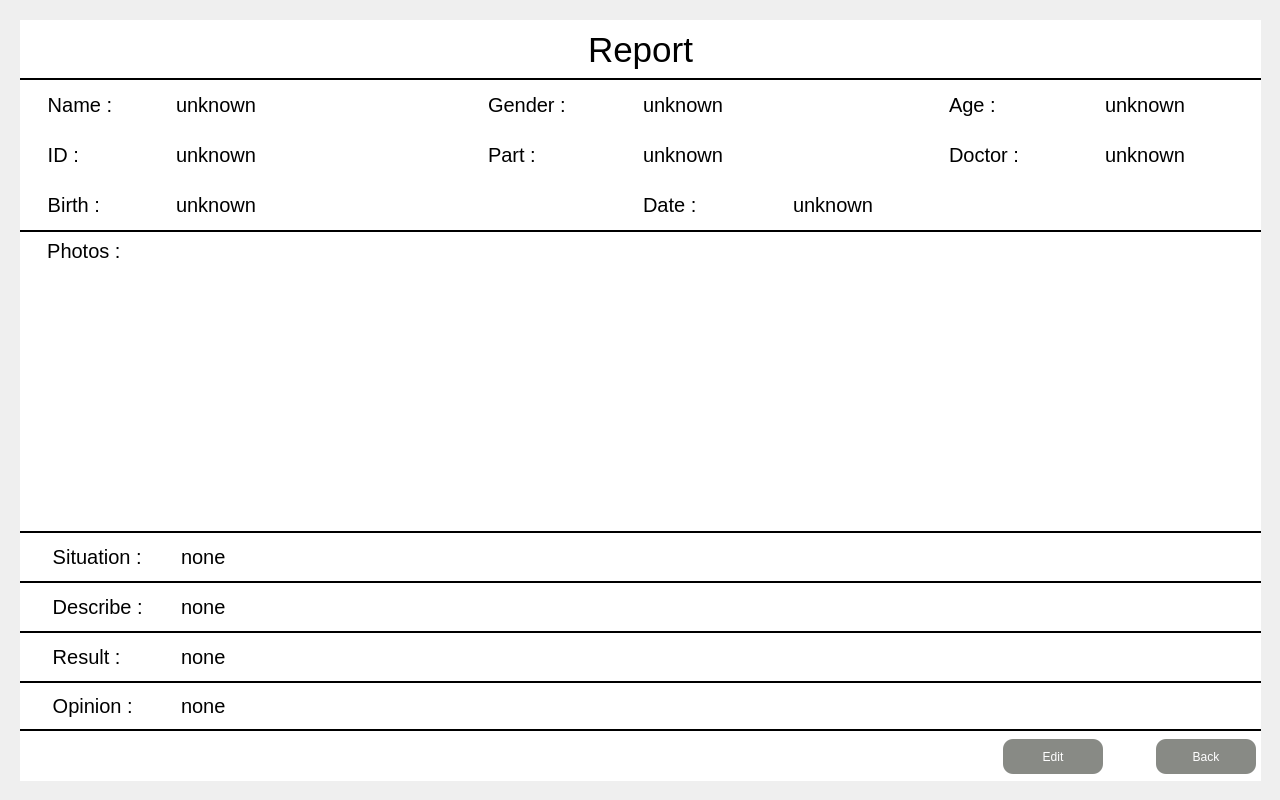
<?xml version="1.0" encoding="UTF-8"?>
<ui version="4.0">
 <class>FullReport</class>
 <widget class="QWidget" name="FullReport">
  <property name="geometry">
   <rect>
    <x>0</x>
    <y>0</y>
    <width>1280</width>
    <height>800</height>
   </rect>
  </property>
  <property name="windowTitle">
   <string>Form</string>
  </property>
  <widget class="QStackedWidget" name="stackedWidget">
   <property name="geometry">
    <rect>
     <x>0</x>
     <y>0</y>
     <width>1280</width>
     <height>800</height>
    </rect>
   </property>
   <property name="styleSheet">
    <string notr="true"/>
   </property>
   <widget class="QWidget" name="page">
    <property name="styleSheet">
     <string notr="true">border-image: url(:/tu/ALL-IN-ONE ICON/BKG.png);</string>
    </property>
    <widget class="QWidget" name="gridLayoutWidget">
     <property name="geometry">
      <rect>
       <x>20</x>
       <y>20</y>
       <width>1241</width>
       <height>761</height>
      </rect>
     </property>
     <layout class="QGridLayout" name="gridLayout">
      <property name="spacing">
       <number>0</number>
      </property>
      <item row="3" column="5" colspan="3">
       <widget class="QLabel" name="Date">
        <property name="minimumSize">
         <size>
          <width>0</width>
          <height>40</height>
         </size>
        </property>
        <property name="font">
         <font>
          <pointsize>15</pointsize>
         </font>
        </property>
        <property name="styleSheet">
         <string notr="true">border-image: none;
qproperty-alignment: 'AlignLeft';
qproperty-alignment: 'AlignVCenter';
background-color: rgb(255, 255, 255);
color: rgb(0, 0, 0);</string>
        </property>
        <property name="text">
         <string>unknown</string>
        </property>
       </widget>
      </item>
      <item row="2" column="4" colspan="2">
       <widget class="QLabel" name="Part">
        <property name="font">
         <font>
          <pointsize>15</pointsize>
         </font>
        </property>
        <property name="styleSheet">
         <string notr="true">border-image: none;
qproperty-alignment: 'AlignLeft';
qproperty-alignment: 'AlignVCenter';
background-color: rgb(255, 255, 255);
color: rgb(0, 0, 0);</string>
        </property>
        <property name="text">
         <string>unknown</string>
        </property>
       </widget>
      </item>
      <item row="11" column="1" colspan="7">
       <widget class="QLabel" name="Opinion">
        <property name="font">
         <font>
          <pointsize>15</pointsize>
         </font>
        </property>
        <property name="styleSheet">
         <string notr="true">border-image: none;
qproperty-alignment: 'AlignLeft';
qproperty-alignment: 'AlignVCenter';
background-color: rgb(255, 255, 255);
color: rgb(0, 0, 0);
border-top: 2px solid black;
border-bottom: 2px solid black;</string>
        </property>
        <property name="text">
         <string>none</string>
        </property>
       </widget>
      </item>
      <item row="6" column="0">
       <widget class="QLabel" name="labelGraphicviewLBKG">
        <property name="styleSheet">
         <string notr="true">background-color: rgb(255, 255, 255);
border-image:none;</string>
        </property>
        <property name="text">
         <string/>
        </property>
       </widget>
      </item>
      <item row="0" column="0" colspan="8">
       <widget class="QLabel" name="ReportTitle">
        <property name="minimumSize">
         <size>
          <width>0</width>
          <height>60</height>
         </size>
        </property>
        <property name="maximumSize">
         <size>
          <width>16777215</width>
          <height>60</height>
         </size>
        </property>
        <property name="font">
         <font>
          <pointsize>26</pointsize>
         </font>
        </property>
        <property name="styleSheet">
         <string notr="true">border-bottom: 2px solid black;
background-color: rgb(255, 255, 255);
color: rgb(0, 0, 0);
border-image: none;</string>
        </property>
        <property name="text">
         <string>Report</string>
        </property>
        <property name="alignment">
         <set>Qt::AlignCenter</set>
        </property>
       </widget>
      </item>
      <item row="13" column="0" colspan="8">
       <widget class="QWidget" name="widget" native="true">
        <property name="minimumSize">
         <size>
          <width>0</width>
          <height>50</height>
         </size>
        </property>
        <property name="styleSheet">
         <string notr="true">border-image: none;
background-color: rgb(255, 255, 255);</string>
        </property>
        <widget class="QWidget" name="layoutWidget">
         <property name="geometry">
          <rect>
           <x>980</x>
           <y>0</y>
           <width>261</width>
           <height>51</height>
          </rect>
         </property>
         <layout class="QHBoxLayout" name="horizontalLayout">
          <property name="spacing">
           <number>50</number>
          </property>
          <item>
           <widget class="QPushButton" name="editBtn">
            <property name="minimumSize">
             <size>
              <width>100</width>
              <height>35</height>
             </size>
            </property>
            <property name="maximumSize">
             <size>
              <width>100</width>
              <height>35</height>
             </size>
            </property>
            <property name="focusPolicy">
             <enum>Qt::NoFocus</enum>
            </property>
            <property name="styleSheet">
             <string notr="true">border:none;
color: rgb(255, 255, 255);
font: 13pt &quot;Ubuntu&quot;;
background-color: rgb(136, 138, 133);
border-radius:10px;</string>
            </property>
            <property name="text">
             <string>Edit</string>
            </property>
            <property name="flat">
             <bool>true</bool>
            </property>
           </widget>
          </item>
          <item>
           <widget class="QPushButton" name="backBtn">
            <property name="minimumSize">
             <size>
              <width>100</width>
              <height>35</height>
             </size>
            </property>
            <property name="maximumSize">
             <size>
              <width>100</width>
              <height>35</height>
             </size>
            </property>
            <property name="focusPolicy">
             <enum>Qt::NoFocus</enum>
            </property>
            <property name="styleSheet">
             <string notr="true">border:none;
color: rgb(255, 255, 255);
font: 13pt &quot;Ubuntu&quot;;
background-color: rgb(136, 138, 133);
border-radius:10px;
</string>
            </property>
            <property name="text">
             <string>Back</string>
            </property>
            <property name="flat">
             <bool>true</bool>
            </property>
           </widget>
          </item>
         </layout>
        </widget>
       </widget>
      </item>
      <item row="1" column="0">
       <widget class="QLabel" name="labelName">
        <property name="minimumSize">
         <size>
          <width>0</width>
          <height>50</height>
         </size>
        </property>
        <property name="font">
         <font>
          <pointsize>15</pointsize>
         </font>
        </property>
        <property name="styleSheet">
         <string notr="true">border-image: none;
qproperty-alignment: 'AlignLeft';
qproperty-alignment: 'AlignVCenter';
background-color: rgb(255, 255, 255);
color: rgb(0, 0, 0);</string>
        </property>
        <property name="text">
         <string>     Name :</string>
        </property>
        <property name="margin">
         <number>0</number>
        </property>
       </widget>
      </item>
      <item row="1" column="6">
       <widget class="QLabel" name="labelAge">
        <property name="minimumSize">
         <size>
          <width>0</width>
          <height>40</height>
         </size>
        </property>
        <property name="font">
         <font>
          <pointsize>15</pointsize>
         </font>
        </property>
        <property name="styleSheet">
         <string notr="true">border-image: none;
qproperty-alignment: 'AlignLeft';
qproperty-alignment: 'AlignVCenter';
background-color: rgb(255, 255, 255);
color: rgb(0, 0, 0);</string>
        </property>
        <property name="text">
         <string>Age :</string>
        </property>
       </widget>
      </item>
      <item row="2" column="0">
       <widget class="QLabel" name="labelID">
        <property name="minimumSize">
         <size>
          <width>0</width>
          <height>50</height>
         </size>
        </property>
        <property name="font">
         <font>
          <pointsize>15</pointsize>
         </font>
        </property>
        <property name="styleSheet">
         <string notr="true">border-image: none;
qproperty-alignment: 'AlignLeft';
qproperty-alignment: 'AlignVCenter';
background-color: rgb(255, 255, 255);
color: rgb(0, 0, 0);</string>
        </property>
        <property name="text">
         <string>     ID :</string>
        </property>
       </widget>
      </item>
      <item row="6" column="1" colspan="6">
       <widget class="DraggableGraphicsView" name="graphicsView">
        <property name="minimumSize">
         <size>
          <width>920</width>
          <height>0</height>
         </size>
        </property>
        <property name="focusPolicy">
         <enum>Qt::NoFocus</enum>
        </property>
        <property name="styleSheet">
         <string notr="true">QGraphicsView {
	border:none;
	border-image:none;
	background-color:rgb(255, 255, 255);
}

QWidget{
	border: none;
	border-image:none;
	background-color:rgb(255, 255, 255);
}

QScrollBar:vertical {
	background-color:rgb(255, 255, 255);
	border:none;
	border-radius:5px;
	width: 10px;
	margin-top:0px;
}

QScrollBar::handle:vertical {
	background-color: rgb(60,100,242);
	min-height: 20px;
	border-radius: 5px;
	border: none;
}

QScrollBar::handle:vertical:hover {
	/*background-color: rgba(222,83,66,255);*/
	border: none;
}

QScrollBar::add-line:vertical {
	border: none;
	border-image:none;
	background-color:rgb(255, 255, 255);
}

QScrollBar::sub-line:vertical {
	border: none;
	border-image:none;
	background-color:rgb(255, 255, 255);
}

QScrollBar::add-page:vertical {
	border-image:none;
	background-color: rgb(80, 80, 80);  /* 深灰色線條 */
	width: 3px;  /* 設置線條寬度 */
	margin-left: 4px;  /* 使線條居中 */
	margin-right: 4px;  /* 使線條居中 */
	margin-bottom:10px;
	border: none;
}

QScrollBar::sub-page:vertical{
	border-image:none;
	background-color: rgb(80, 80, 80);  /* 深灰色線條 */
	width: 3px;  /* 設置線條寬度 */
	margin-top:10px;
	margin-left: 4px;  /* 使線條居中 */
	margin-right: 4px;  /* 使線條居中 */
	border: none;
}</string>
        </property>
        <property name="verticalScrollBarPolicy">
         <enum>Qt::ScrollBarAsNeeded</enum>
        </property>
        <property name="sceneRect">
         <rectf>
          <x>0.000000000000000</x>
          <y>0.000000000000000</y>
          <width>0.000000000000000</width>
          <height>0.000000000000000</height>
         </rectf>
        </property>
        <property name="alignment">
         <set>Qt::AlignLeading|Qt::AlignLeft|Qt::AlignTop</set>
        </property>
       </widget>
      </item>
      <item row="1" column="7">
       <widget class="QLabel" name="Age">
        <property name="font">
         <font>
          <pointsize>15</pointsize>
         </font>
        </property>
        <property name="styleSheet">
         <string notr="true">border-image: none;
qproperty-alignment: 'AlignLeft';
qproperty-alignment: 'AlignVCenter';
background-color: rgb(255, 255, 255);
color: rgb(0, 0, 0);</string>
        </property>
        <property name="text">
         <string>unknown</string>
        </property>
       </widget>
      </item>
      <item row="10" column="1" colspan="7">
       <widget class="QLabel" name="Result">
        <property name="font">
         <font>
          <pointsize>15</pointsize>
         </font>
        </property>
        <property name="styleSheet">
         <string notr="true">border-image: none;
qproperty-alignment: 'AlignLeft';
qproperty-alignment: 'AlignVCenter';
background-color: rgb(255, 255, 255);
color: rgb(0, 0, 0);
border-top: 2px solid black;</string>
        </property>
        <property name="text">
         <string>none</string>
        </property>
       </widget>
      </item>
      <item row="10" column="0">
       <widget class="QLabel" name="labelResult">
        <property name="minimumSize">
         <size>
          <width>0</width>
          <height>50</height>
         </size>
        </property>
        <property name="font">
         <font>
          <pointsize>15</pointsize>
         </font>
        </property>
        <property name="styleSheet">
         <string notr="true">border-image: none;
qproperty-alignment: 'AlignLeft';
qproperty-alignment: 'AlignVCenter';
background-color: rgb(255, 255, 255);
color: rgb(0, 0, 0);
border-top: 2px solid black;</string>
        </property>
        <property name="text">
         <string>     Result :</string>
        </property>
       </widget>
      </item>
      <item row="11" column="0">
       <widget class="QLabel" name="labelOpinion">
        <property name="minimumSize">
         <size>
          <width>0</width>
          <height>50</height>
         </size>
        </property>
        <property name="font">
         <font>
          <pointsize>15</pointsize>
         </font>
        </property>
        <property name="styleSheet">
         <string notr="true">border-image: none;
qproperty-alignment: 'AlignLeft';
qproperty-alignment: 'AlignVCenter';
background-color: rgb(255, 255, 255);
color: rgb(0, 0, 0);
border-top: 2px solid black;
border-bottom: 2px solid black;</string>
        </property>
        <property name="text">
         <string>     Opinion :</string>
        </property>
       </widget>
      </item>
      <item row="6" column="7">
       <widget class="QLabel" name="labelGraphicviewRBKG">
        <property name="styleSheet">
         <string notr="true">background-color: rgb(255, 255, 255);
border-image:none;
</string>
        </property>
        <property name="text">
         <string/>
        </property>
       </widget>
      </item>
      <item row="8" column="0">
       <widget class="QLabel" name="labelSituation">
        <property name="minimumSize">
         <size>
          <width>0</width>
          <height>50</height>
         </size>
        </property>
        <property name="font">
         <font>
          <pointsize>15</pointsize>
         </font>
        </property>
        <property name="styleSheet">
         <string notr="true">border-image: none;
qproperty-alignment: 'AlignLeft';
qproperty-alignment: 'AlignVCenter';
background-color: rgb(255, 255, 255);
color: rgb(0, 0, 0);
border-top: 2px solid black;</string>
        </property>
        <property name="text">
         <string>     Situation :</string>
        </property>
       </widget>
      </item>
      <item row="8" column="1" colspan="7">
       <widget class="QLabel" name="Situation">
        <property name="font">
         <font>
          <pointsize>15</pointsize>
         </font>
        </property>
        <property name="styleSheet">
         <string notr="true">border-image: none;
qproperty-alignment: 'AlignLeft';
qproperty-alignment: 'AlignVCenter';
background-color: rgb(255, 255, 255);
color: rgb(0, 0, 0);
border-top: 2px solid black;</string>
        </property>
        <property name="text">
         <string>none</string>
        </property>
       </widget>
      </item>
      <item row="2" column="3">
       <widget class="QLabel" name="labelPart">
        <property name="font">
         <font>
          <pointsize>15</pointsize>
         </font>
        </property>
        <property name="styleSheet">
         <string notr="true">border-image: none;
qproperty-alignment: 'AlignLeft';
qproperty-alignment: 'AlignVCenter';
background-color: rgb(255, 255, 255);
color: rgb(0, 0, 0);</string>
        </property>
        <property name="text">
         <string>Part :</string>
        </property>
       </widget>
      </item>
      <item row="3" column="4">
       <widget class="QLabel" name="labelDate">
        <property name="minimumSize">
         <size>
          <width>150</width>
          <height>0</height>
         </size>
        </property>
        <property name="maximumSize">
         <size>
          <width>150</width>
          <height>16777215</height>
         </size>
        </property>
        <property name="font">
         <font>
          <pointsize>15</pointsize>
         </font>
        </property>
        <property name="styleSheet">
         <string notr="true">border-image: none;
qproperty-alignment: 'AlignLeft';
qproperty-alignment: 'AlignVCenter';
background-color: rgb(255, 255, 255);
color: rgb(0, 0, 0);</string>
        </property>
        <property name="text">
         <string>Date :</string>
        </property>
       </widget>
      </item>
      <item row="5" column="0" colspan="8">
       <widget class="QLabel" name="labelPhotos">
        <property name="minimumSize">
         <size>
          <width>0</width>
          <height>40</height>
         </size>
        </property>
        <property name="font">
         <font>
          <pointsize>15</pointsize>
         </font>
        </property>
        <property name="styleSheet">
         <string notr="true">border-image: none;
qproperty-alignment: 'AlignLeft';
qproperty-alignment: 'AlignVCenter';
background-color: rgb(255, 255, 255);
color: rgb(0, 0, 0);
border-top: 2px solid black;</string>
        </property>
        <property name="text">
         <string>    Photos :</string>
        </property>
       </widget>
      </item>
      <item row="3" column="0">
       <widget class="QLabel" name="labelBirth">
        <property name="minimumSize">
         <size>
          <width>0</width>
          <height>50</height>
         </size>
        </property>
        <property name="maximumSize">
         <size>
          <width>16777215</width>
          <height>16777215</height>
         </size>
        </property>
        <property name="font">
         <font>
          <pointsize>15</pointsize>
         </font>
        </property>
        <property name="styleSheet">
         <string notr="true">border-image: none;
qproperty-alignment: 'AlignLeft';
qproperty-alignment: 'AlignVCenter';
background-color: rgb(255, 255, 255);
color: rgb(0, 0, 0);</string>
        </property>
        <property name="text">
         <string>     Birth :</string>
        </property>
       </widget>
      </item>
      <item row="1" column="3">
       <widget class="QLabel" name="labelGender">
        <property name="minimumSize">
         <size>
          <width>0</width>
          <height>40</height>
         </size>
        </property>
        <property name="font">
         <font>
          <pointsize>15</pointsize>
         </font>
        </property>
        <property name="styleSheet">
         <string notr="true">border-image: none;
qproperty-alignment: 'AlignLeft';
qproperty-alignment: 'AlignVCenter';
background-color: rgb(255, 255, 255);
color: rgb(0, 0, 0);</string>
        </property>
        <property name="text">
         <string>Gender :</string>
        </property>
       </widget>
      </item>
      <item row="1" column="4" colspan="2">
       <widget class="QLabel" name="Gender">
        <property name="font">
         <font>
          <pointsize>15</pointsize>
         </font>
        </property>
        <property name="styleSheet">
         <string notr="true">border-image: none;
qproperty-alignment: 'AlignLeft';
qproperty-alignment: 'AlignVCenter';
background-color: rgb(255, 255, 255);
color: rgb(0, 0, 0);</string>
        </property>
        <property name="text">
         <string>unknown</string>
        </property>
       </widget>
      </item>
      <item row="2" column="6">
       <widget class="QLabel" name="labelDoctor">
        <property name="font">
         <font>
          <pointsize>15</pointsize>
         </font>
        </property>
        <property name="styleSheet">
         <string notr="true">border-image: none;
qproperty-alignment: 'AlignLeft';
qproperty-alignment: 'AlignVCenter';
background-color: rgb(255, 255, 255);
color: rgb(0, 0, 0);</string>
        </property>
        <property name="text">
         <string>Doctor :</string>
        </property>
       </widget>
      </item>
      <item row="1" column="1" colspan="2">
       <widget class="QLabel" name="Name">
        <property name="minimumSize">
         <size>
          <width>220</width>
          <height>0</height>
         </size>
        </property>
        <property name="font">
         <font>
          <pointsize>15</pointsize>
         </font>
        </property>
        <property name="styleSheet">
         <string notr="true">border-image: none;
qproperty-alignment: 'AlignLeft';
qproperty-alignment: 'AlignVCenter';
background-color: rgb(255, 255, 255);
color: rgb(0, 0, 0);</string>
        </property>
        <property name="text">
         <string>unknown</string>
        </property>
       </widget>
      </item>
      <item row="3" column="1" colspan="3">
       <widget class="QLabel" name="Birth">
        <property name="minimumSize">
         <size>
          <width>0</width>
          <height>40</height>
         </size>
        </property>
        <property name="maximumSize">
         <size>
          <width>16777215</width>
          <height>16777215</height>
         </size>
        </property>
        <property name="font">
         <font>
          <pointsize>15</pointsize>
         </font>
        </property>
        <property name="styleSheet">
         <string notr="true">border-image: none;
qproperty-alignment: 'AlignLeft';
qproperty-alignment: 'AlignVCenter';
background-color: rgb(255, 255, 255);
color: rgb(0, 0, 0);</string>
        </property>
        <property name="text">
         <string>unknown</string>
        </property>
       </widget>
      </item>
      <item row="2" column="7">
       <widget class="QLabel" name="Doctor">
        <property name="font">
         <font>
          <pointsize>15</pointsize>
         </font>
        </property>
        <property name="styleSheet">
         <string notr="true">border-image: none;
qproperty-alignment: 'AlignLeft';
qproperty-alignment: 'AlignVCenter';
background-color: rgb(255, 255, 255);
color: rgb(0, 0, 0);</string>
        </property>
        <property name="text">
         <string>unknown</string>
        </property>
       </widget>
      </item>
      <item row="2" column="1" colspan="2">
       <widget class="QLabel" name="ID">
        <property name="font">
         <font>
          <pointsize>15</pointsize>
         </font>
        </property>
        <property name="styleSheet">
         <string notr="true">border-image: none;
qproperty-alignment: 'AlignLeft';
qproperty-alignment: 'AlignVCenter';
background-color: rgb(255, 255, 255);
color: rgb(0, 0, 0);</string>
        </property>
        <property name="text">
         <string>unknown</string>
        </property>
       </widget>
      </item>
      <item row="9" column="0">
       <widget class="QLabel" name="labelDescribe">
        <property name="minimumSize">
         <size>
          <width>0</width>
          <height>50</height>
         </size>
        </property>
        <property name="font">
         <font>
          <pointsize>15</pointsize>
         </font>
        </property>
        <property name="styleSheet">
         <string notr="true">border-image: none;
qproperty-alignment: 'AlignLeft';
qproperty-alignment: 'AlignVCenter';
background-color: rgb(255, 255, 255);
color: rgb(0, 0, 0);
border-top: 2px solid black;</string>
        </property>
        <property name="text">
         <string>     Describe :</string>
        </property>
       </widget>
      </item>
      <item row="9" column="1" colspan="7">
       <widget class="QLabel" name="Describe">
        <property name="font">
         <font>
          <pointsize>15</pointsize>
         </font>
        </property>
        <property name="styleSheet">
         <string notr="true">border-image: none;
qproperty-alignment: 'AlignLeft';
qproperty-alignment: 'AlignVCenter';
background-color: rgb(255, 255, 255);
color: rgb(0, 0, 0);
border-top: 2px solid black;</string>
        </property>
        <property name="text">
         <string>none</string>
        </property>
       </widget>
      </item>
     </layout>
    </widget>
   </widget>
   <widget class="QWidget" name="page_2"/>
  </widget>
 </widget>
 <customwidgets>
  <customwidget>
   <class>DraggableGraphicsView</class>
   <extends>QGraphicsView</extends>
   <header>mykey.h</header>
  </customwidget>
 </customwidgets>
 <resources/>
 <connections/>
</ui>
